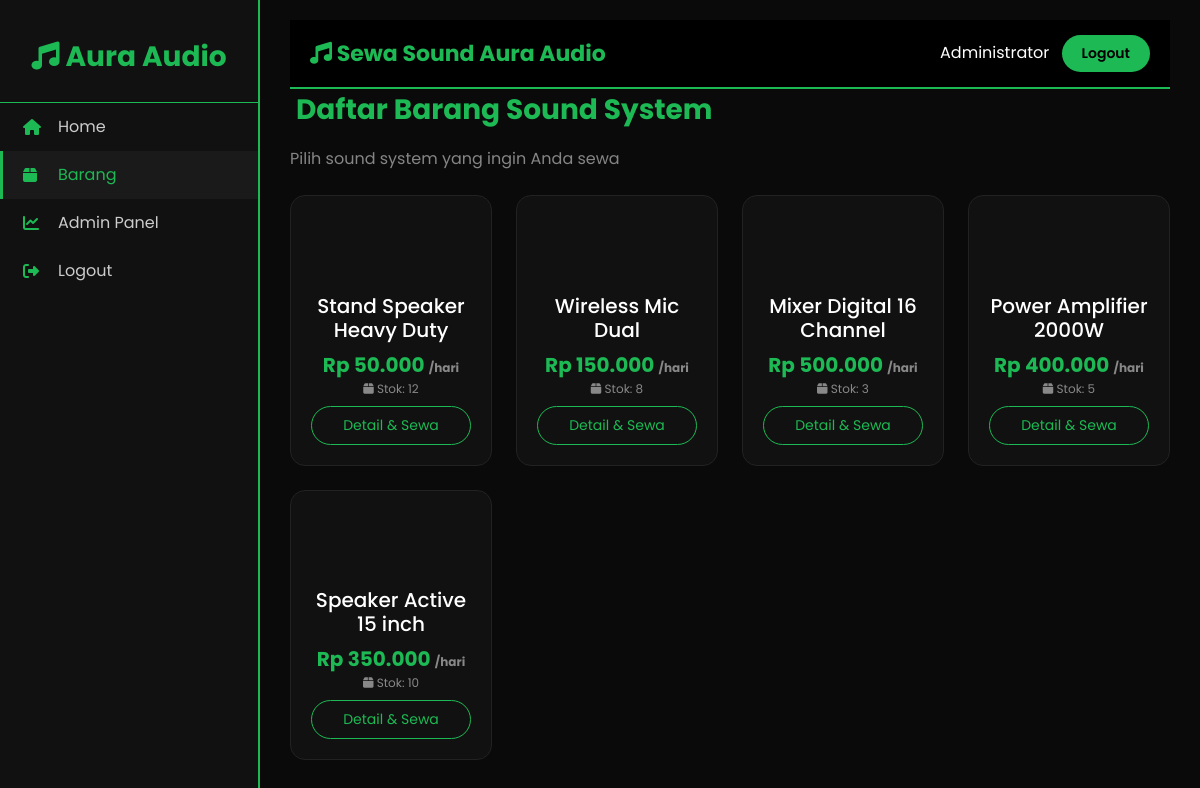
Page /barang.php (signed in) on the committed database.
### tables this page shows
CREATE TABLE barang (
    id_barang INT AUTO_INCREMENT PRIMARY KEY,
    kode_barang VARCHAR(20) UNIQUE NOT NULL,
    nama_barang VARCHAR(100) NOT NULL,
    id_kategori INT NOT NULL,
    harga_sewa INT NOT NULL,
    stok INT NOT NULL,
    deskripsi TEXT,
    FOREIGN KEY (id_kategori) REFERENCES kategori(id_kategori)
);

### barang.php (the view, shortened to what this page needs)
<?php
require_once 'database.php';
?>
<!DOCTYPE html>
<html>
<head>
    <link href="https://cdn.jsdelivr.net/npm/bootstrap@5.3.0/dist/css/bootstrap.min.css" rel="stylesheet">
    <link rel="stylesheet" href="https://cdnjs.cloudflare.com/ajax/libs/font-awesome/6.4.0/css/all.min.css">
</head>
<body>
<div class="sidebar">
    <div class="sidebar-brand"><h3><i class="fas fa-music"></i> Aura Audio</h3></div>
    <ul class="sidebar-menu">
        <li><a href="index.php"><i class="fas fa-home"></i> <span>Home</span></a></li>
        <li><a href="barang.php" class="active"><i class="fas fa-box"></i> <span>Barang</span></a></li>
        <?php if(isset($_SESSION['id_user'])): ?>
            <?php if($_SESSION['level'] == 'admin'): ?>
                <li><a href="admin/dashboard.php"><i class="fas fa-chart-line"></i> <span>Admin Panel</span></a></li>
            <?php else: ?>
                <li><a href="customer/dashboard.php"><i class="fas fa-tachometer-alt"></i> <span>Dashboard</span></a></li>
            <?php endif; ?>
            <li><a href="logout.php"><i class="fas fa-sign-out-alt"></i> <span>Logout</span></a></li>
        <?php else: ?>
            <li><a href="login.php"><i class="fas fa-sign-in-alt"></i> <span>Login</span></a></li>
            <li><a href="register.php"><i class="fas fa-user-plus"></i> <span>Daftar</span></a></li>
        <?php endif; ?>
    </ul>
</div>
<div class="main-content">
    <nav class="navbar">
        <a class="navbar-brand" href="index.php"><i class="fas fa-music"></i> Sewa Sound Aura Audio</a>
        <div>
            <?php if(isset($_SESSION['id_user'])): ?>
                <span class="text-white me-2"><?= $_SESSION['nama'] ?></span>
                <a href="logout.php" class="btn btn-spotify btn-sm">Logout</a>
            <?php else: ?>
                <a href="login.php" class="text-white me-2">Login</a>
                <a href="register.php" class="btn btn-spotify btn-sm">Daftar</a>
            <?php endif; ?>
        </div>
    </nav>
    <div class="page-title mb-3"><i class="fas fa-speaker"></i> Daftar Barang Sound System</div>
    <p class="text-white-50 mb-4">Pilih sound system yang ingin Anda sewa</p>
    <div class="row">
        <?php
        $result = mysqli_query($conn, "SELECT * FROM barang ORDER BY id_barang DESC");
        if(mysqli_num_rows($result) > 0):
            while($row = mysqli_fetch_assoc($result)):
        ?>
        <div class="col-md-3 col-sm-6 mb-4">
            <div class="product-card">
                <div class="product-icon"><i class="fas fa-speaker"></i></div>
                <h5 class="text-white"><?= $row['nama_barang'] ?></h5>
                <div class="product-price">Rp <?= number_format($row['harga_sewa'],0,',','.') ?> <span style="font-size:12px;color:#888;">/hari</span></div>
                <div class="product-stock"><i class="fas fa-box"></i> Stok: <?= $row['stok'] ?></div>
                <a href="detail.php?id=<?= $row['id_barang'] ?>" class="btn btn-outline-spotify btn-sm w-100 mt-2">Detail & Sewa</a>
            </div>
        </div>
        <?php endwhile; ?>
        <?php else: ?>
        <div class="col-12">
            <div class="alert alert-info text-center">Belum ada barang. Silakan admin menambahkan barang.</div>
        </div>
        <?php endif; ?>
    </div>
</div>
</body>
</html>

### barang.php (style rules this page uses)
* { margin:0;padding:0;box-sizing:border-box; }
body { background:#0a0a0a;font-family:'Poppins',sans-serif;color:#fff; }
.sidebar { position:fixed;left:0;top:0;width:260px;height:100%;background:#111;border-right:2px solid #1DB954;padding-top:20px;overflow-y:auto; }
.sidebar-brand { text-align:center;padding:20px 0;border-bottom:1px solid #1DB954; }
.sidebar-brand h3 { color:#1DB954;font-weight:700; }
.sidebar-menu { list-style:none;padding:0; }
.sidebar-menu li a { display:flex;align-items:center;padding:12px 20px;color:#ccc;text-decoration:none;transition:0.3s;border-left:3px solid transparent; }
.sidebar-menu li a:hover,.sidebar-menu li a.active { background:#1a1a1a;color:#1DB954;border-left-color:#1DB954; }
.sidebar-menu li a i { width:25px;margin-right:10px;color:#1DB954; }
.main-content { margin-left:260px;padding:20px 30px; }
.navbar { background:#000;border-bottom:2px solid #1DB954;padding:12px 20px;display:flex;justify-content:space-between;align-items:center; }
.navbar-brand { color:#1DB954;font-size:22px;font-weight:700; }
.btn-spotify { background:#1DB954;color:#000;font-weight:600;border:none;padding:8px 20px;border-radius:25px;transition:0.3s; }
.btn-outline-spotify { background:transparent;color:#1DB954;border:1px solid #1DB954;padding:8px 20px;border-radius:25px;transition:0.3s; }
.product-card { background:#111;border:1px solid #222;border-radius:15px;padding:20px;text-align:center;transition:0.3s;height:100%; }
.product-icon { font-size:45px;color:#1DB954;margin-bottom:10px; }
.product-price { color:#1DB954;font-size:20px;font-weight:700; }
.product-stock { color:#888;font-size:12px; }
.page-title { color:#1DB954;font-size:28px;font-weight:700; }

### rows in the picture
barang: nama_barang "Stand Speaker Heavy Duty", harga_sewa "50.000", stok "12"
barang: nama_barang "Wireless Mic Dual", harga_sewa "150.000", stok "8"
barang: nama_barang "Mixer Digital 16 Channel", harga_sewa "500.000", stok "3"
barang: nama_barang "Power Amplifier 2000W", harga_sewa "400.000", stok "5"
barang: nama_barang "Speaker Active 15 inch", harga_sewa "350.000", stok "10"

### other values in the picture
$_SESSION['nama'] "Administrator"
